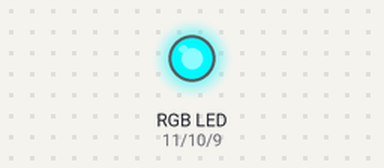
This sketch was run on a simulated Arduino Uno, built with avr-gcc and run on an emulated ATmega328P. Parts: an RGB LED mixed from three pins (HIGH = lit).

Above: at 0.05 s.
At 1.85 s:
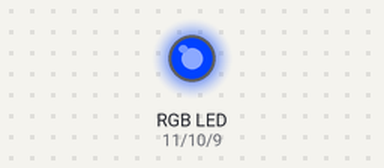
At 3.65 s:
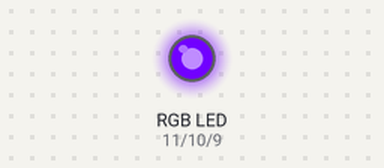
At 7.35 s:
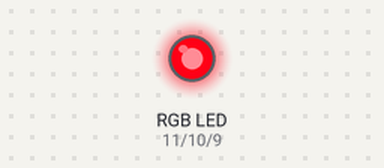
At 10.95 s:
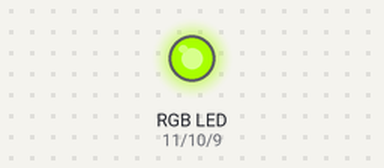
At 14.65 s:
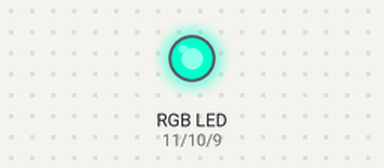
Timing chart, 0 to 19.7 s (numbered marks = the images above):
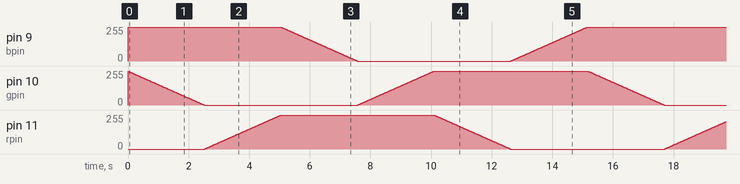

The sketch:

water-bottle-led.ino
```cpp
// LED connection pins
int rpin = 11;  // red
int gpin = 10; // green
int bpin = 9; // blue
float h = 0; //hue
int r=0, g=0, b=0; // color values
void setup()
{
}
void loop()
{
  // Each time the hue value increases 0.001
  // and goes back to the beginning when it is 1
  h = h + 0.001;
  if(h >= 1.0){
  h = 0;
  }
  // Hue value turn to b,g,b
  h2rgb(h,r,g,b);

// common cathode RGB LED
  analogWrite(rpin, r);
  analogWrite(gpin, g);
  analogWrite(bpin, b);
  delay(15);
}
void h2rgb(float H, int& R, int& G, int& B) {
  int var_i;
  float S=1, V=1, var_1, var_2, var_3, var_h, var_r, var_g, var_b;
  if ( S == 0 )
  {
    R = V * 255;
    G = V * 255;
    B = V * 255;
  }
  else
  {
    var_h = H * 6;
    if ( var_h == 6 ) var_h = 0;
    var_i = int( var_h ) ;
    var_1 = V * ( 1 - S );
    var_2 = V * ( 1 - S * ( var_h - var_i ) );
    var_3 = V * ( 1 - S * ( 1 - ( var_h - var_i ) ) );
    if ( var_i == 0 ) {
      var_r = V     ;
      var_g = var_3 ;
      var_b = var_1 ;
    }
    else if ( var_i == 1 ) {
      var_r = var_2 ;
      var_g = V;
      var_b = var_1 ;
    }
    else if ( var_i == 2 ) {
      var_r = var_1 ;
      var_g = V;
      var_b = var_3 ;
    }
    else if ( var_i == 3 ) {

      var_r = var_1 ;
      var_g = var_2 ;
      var_b = V;
    }
    else if ( var_i == 4 ) {
      var_r = var_3 ;
      var_g = var_1 ;
      var_b = V;
    }
    else {
    var_r = V;
    var_g = var_1 ;
    var_b = var_2 ;
    }
    R = (1-var_r) * 255;
    G = (1-var_g) * 255;
    B = (1-var_b) * 255;
  }
}
```
